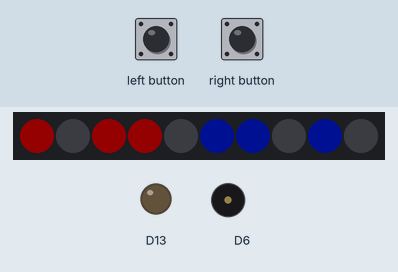
Bench run of a sketch on a simulated Adafruit Circuit Playground Express. Parts: 10 RGB LEDs in strip order, left to right, output pins drawn as LEDs (lit = HIGH), buzzer (waves = sounding). The inputs (shaded band) are chosen by the test bench. Dim RGB values are drawn brighter than linear; what the sketch prints to the serial monitor is not drawn.

Above: at 1.2 s.
1.3 s: right button pressed for 0.15 s
At 1.9 s:
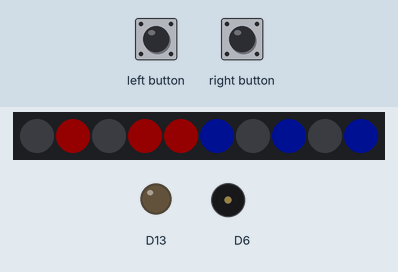
2.9 s: right button pressed for 1 s
At 3.4 s:
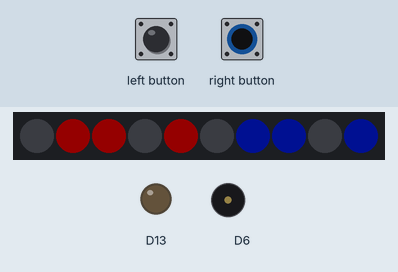
5.4 s: left button pulsed LOW 2 times (0.12 s each, 0.3 s apart)
At 5.75 s:
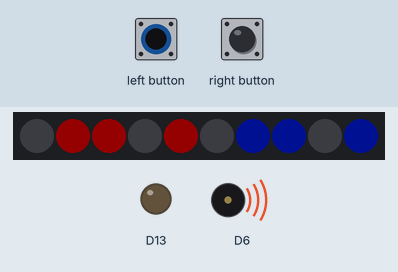
7.5 s: left button pressed for 0.15 s
At 8.0 s:
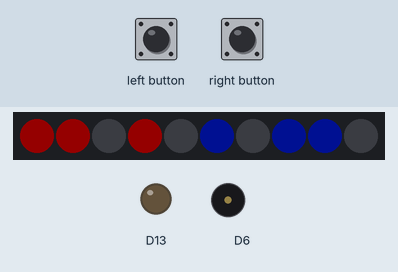
Timing chart, 0 to 10.1 s (numbered marks = the images above; inputs shaded):
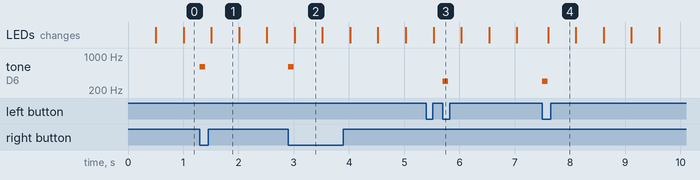

The sketch:

FINALGAMEforLab.ino
```cpp
#include <Adafruit_CircuitPlayground.h> //libraries
#include <AsyncDelay.h>

AsyncDelay timer;
AsyncDelay levelTime;

const uint8_t spNEXT[]              PROGMEM ={0xAE,0xF6,0x16,0x3E,0x33,0x25,0x85,0xDA,0x5B,0x78,0x8F,0x34,0x5D,0xEA,0xE0,0x60,0x2C,0x5B,0xF6,0xA9,0x73,0xD6,0x50,0xED,0x3A,0xA7,0xCE,0x55,0x53,0x6C,0xEA,0x9E,0x3A,0x77,0x4D,0x8E,0x49,0x72,0x9A,0xDC,0x35,0xC4,0x37,0xC9,0x6C,0x52,0x53,0x2E,0xA9,0xF2,0x44,0x04,0x30,0xC0,0x91,0x51,0x06,0x78,0x29,0x42,0x03,0x12,0x90,0x00,0x08,0x60,0x04,0x55,0x02,0x9C,0xE0,0x82,0x81,0x07,0x00,0x00};

const uint8_t spGAMES[]             PROGMEM ={0xAA,0x15,0x24,0x2A,0xD6,0xE4,0xB6,0xB6,0x79,0x13,0xB1,0x5C,0xB2,0xF3,0x93,0x97,0xA4,0x66,0x3E,0x75,0x77,0x3E,0xF2,0x52,0x8D,0xCD,0x26,0xF6,0xCC,0x7B,0xDE,0x8A,0x9A,0x14,0x2D,0xBA,0xD2,0xAC,0x66,0xDD,0xEB,0xDE,0x8E,0xB6,0x7A,0x47,0x0D,0xAF,0x95,0x3A,0x6D,0xB1,0x9A,0xDA,0x8E,0xED,0x6C,0x67,0x3A,0x6E,0xA5,0x46,0x42,0xB1,0xED,0x74,0x27,0x3A,0x62,0x32,0xC2,0x23,0x76,0xEA,0x7F,0x22,0x36,0x11,0xF5,0x06,0x38,0x1C,0xC8,0x00,0xDF,0x29,0x39,0xE0,0x7B,0x56,0x03,0x7C,0xCD,0xCA,0x80,0xCC,0x83,0x1E,0x00,0x00};
const uint8_t spOVER[]              PROGMEM ={0xA7,0xD0,0xAE,0x2F,0x50,0xBA,0x9D,0x5C,0xDB,0xFA,0x24,0xCE,0x3A,0x72,0x19,0xFA,0x15,0x25,0x73,0xCB,0x45,0xAE,0x67,0xB4,0x2E,0xAD,0x10,0xB1,0x4E,0xC1,0x3D,0xB7,0x3A,0x1A,0x57,0x95,0x70,0xD4,0x9A,0x6C,0x4C,0x85,0xCD,0x4D,0xAF,0x5A,0xA5,0x7D,0x9A,0x9B,0xBB,0x1B,0x8D,0x69,0x66,0xE9,0xDC,0xAD,0xB5,0xA6,0x84,0xD8,0xA8,0xB6,0xD4,0xE9,0x2E,0x56,0x23,0x7E,0x42,0xAF,0xBB,0xC8,0x94,0x78,0x76,0xBD,0x99,0x2C,0x59,0xEC,0xCB,0xF5,0xB2,0x98,0x64,0xA6,0xE4,0x07,0x00,0x00};

uint32_t RED = CircuitPlayground.colorWheel(0);       // red
uint32_t BLUE = CircuitPlayground.colorWheel(160);    // blue


const int redPatterns[3][5] = { //alows for storing of patterns
  {1, 0, 1, 1, 0}, // Level 1
  {0, 1, 1, 1, 1}, // Level 2
  {1, 1, 0, 1, 0}  // Level 3
};

const int bluePatterns[3][5] = { //2d array
  {0, 1, 1, 0, 1}, // Level 1
  {1, 0, 1, 1, 0}, // Level 2
  {0, 1, 0, 1, 1}  // Level 3
};

int currentPosition = 0; //position in the array
int level = 1;
int score = 0;

volatile bool button1 = false;
volatile bool button2 = false;

void setup() {
  Serial.begin(9600);
  CircuitPlayground.begin();

  timer.start(500, AsyncDelay::MILLIS); //500 ms between each update of the lights
  levelTime.start(30000, AsyncDelay::MILLIS); // 30 seconds per level

  attachInterrupt(digitalPinToInterrupt(4), button1ISR, FALLING); //interrupts on the main buttons
  attachInterrupt(digitalPinToInterrupt(5), button2ISR, FALLING);

  CircuitPlayground.clearPixels();
}

void loop() {
  if (!levelTime.isExpired()) { //if the level is still going on

    if (timer.isExpired()) { //if the light timer expired
      CircuitPlayground.clearPixels(); //clear the pixels
      displayPattern(currentPosition); //update the pixels
      currentPosition = (currentPosition + 1) % 5; //shift currentPosition
      timer.restart(); //restart the timer
    }
    handleButtons(); //check the buttons
    }
    else {
    // Advance to next level if available, otherwise game over
    if (level < 3) {
      level++;
      Serial.print("Level Up! Now on level ");
      Serial.println(level);
      levelTime.restart();
      currentPosition = 0;
      CircuitPlayground.clearPixels();
      delay(1500); //wait a bit so the player knows that the level is over
    }
    else {
      // game Over
      Serial.println("Game Over");
      CircuitPlayground.speaker.say(spGAMES);
      CircuitPlayground.speaker.say(spOVER);
      CircuitPlayground.clearPixels();
      delay(1000000); // wait a super long time
    }
  }
}


void displayPattern(int pos) { //new display pattern function
  for (int i = 0; i < 5; i++) { //5 is the patternLength
    int pixelIndexRed = 4 - i; //make it so that the pixel lit up is the correct pixel. Make it correspond to 0-4
    if (redPatterns[level - 1][(pos + i) % 5]) { //5 is the length of the pattern
      CircuitPlayground.setPixelColor(pixelIndexRed, RED);
    }

    int pixelIndexBlue = 5 + i; //same thing but reversed for the 5-9
    if (bluePatterns[level - 1][(pos + i) % 5]) {
      CircuitPlayground.setPixelColor(pixelIndexBlue, BLUE);
    }
  }
}


void handleButtons() { //keeps track of the buttons and if they were pressed
  if (button1) {
    if (redPatterns[level - 1][(currentPosition - 1 + 5) % 5]) { //5 is the length of the pattern. //check if top is lit
      Serial.println("Red Scored!");
      CircuitPlayground.playTone(300, 100);
      score++;
    } else {
      score--;
    }
    button1 = false;
  }

  if (button2) {
    if (bluePatterns[level - 1][(currentPosition - 1 + 5) % 5]) { //check if top is lit (if the corresponding pin in the array is true)
      Serial.println("Blue Scored!");
      CircuitPlayground.playTone(600, 100);
      score++;
    }
    else {
      score--;
    }
    button2 = false;
  }

  Serial.print("Level: ");
  Serial.print(level);
  Serial.print(" Score: ");
  Serial.println(score);
}

void button1ISR() {
  button1 = true;
}

void button2ISR() {
  button2 = true;
}
```

Measured:
- after the input at 1.3 s, tone on D6: silent → 600 Hz at once, → silent 0.10 s later
- after the input at 2.9 s, tone on D6: silent → 600 Hz at once, → silent 0.10 s later
- after the input at 5.4 s, tone on D6: silent → 300 Hz after 0.30 s, → silent 0.10 s later
- after the input at 7.5 s, tone on D6: silent → 300 Hz at once, → silent 0.10 s later
- what the display in image 1 shows lasts 0.5 s, from 1.5 s to 2.0 s
